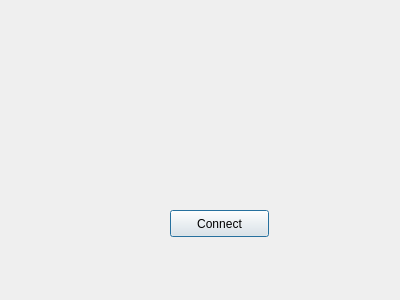
<?xml version="1.0" encoding="UTF-8"?>
<ui version="4.0">
 <class>Dialog</class>
 <widget class="QDialog" name="Dialog">
  <property name="geometry">
   <rect>
    <x>0</x>
    <y>0</y>
    <width>400</width>
    <height>300</height>
   </rect>
  </property>
  <property name="windowTitle">
   <string>Dialog</string>
  </property>
  <widget class="QLabel" name="m_DeviceStatus">
   <property name="geometry">
    <rect>
     <x>160</x>
     <y>10</y>
     <width>141</width>
     <height>151</height>
    </rect>
   </property>
   <property name="text">
    <string/>
   </property>
   <property name="pixmap">
    <pixmap resource="phonelin_res.qrc">:/icon/icon/android_offline.png</pixmap>
   </property>
  </widget>
  <widget class="QPushButton" name="pushButton">
   <property name="geometry">
    <rect>
     <x>170</x>
     <y>210</y>
     <width>99</width>
     <height>27</height>
    </rect>
   </property>
   <property name="text">
    <string>Connect</string>
   </property>
  </widget>
 </widget>
 <resources>
  <include location="phonelin_res.qrc"/>
 </resources>
 <connections/>
</ui>
